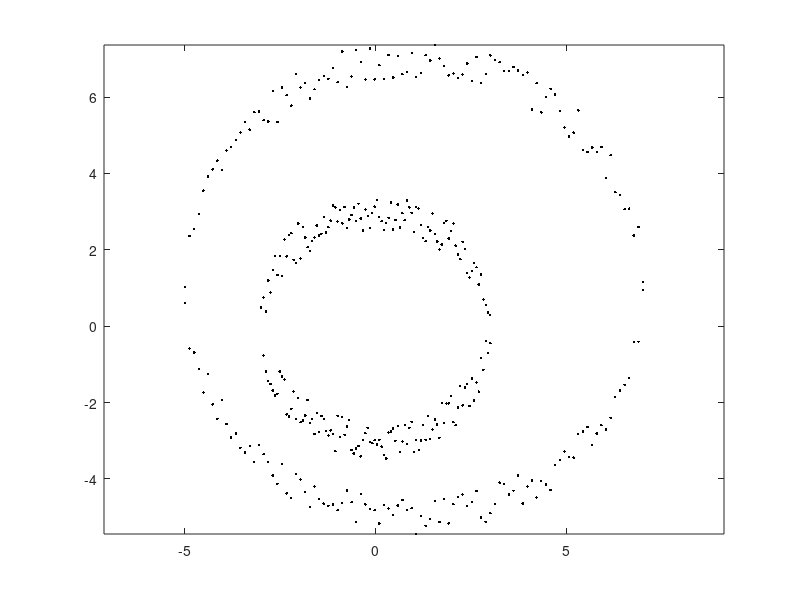

Here is the MATLAB script that generated this plot: (Note: this script raises an error after producing the figure.)
% Example 7.6.2
% "Introduction to Pattern Recognition: A MATLAB Approach"
% S. Theodoridis, A. Pikrakis, K. Koutroumbas, D. Cavouras

close('all');
clear;

% 1. Generate the data set X10
rand('seed',0)
R1=3; %Radius of the 1st circle
R2=6; %Radius of the 2nd circle
center=[0 0; 1 1]'; % Centers of the circles (in columns)
n_points=[200 200]; %Number of points per cluster
step1=2*R1/(n_points(1)/2-1);
step2=2*R2/(n_points(2)/2-1);
% Points around the first circle
X10=[];
for x=-R1+center(1,1):step1:R1+center(1,1)
    y=sqrt(R1^2-(x-center(1,1))^2);
    X10=[X10; x center(2,1)+y+rand-.5; x center(2,1)-y+rand-.5];
end
% Points around the second circle
for x=-R2+center(1,2):step2:R2+center(1,2)
    y=sqrt(R2^2-(x-center(1,2))^2);
    X10=[X10; x center(2,2)+y+rand-.5; x center(2,2)-y+rand-.5];
end

% Plot the data set
X12=X10';
[l,N]=size(X12);
figure(1), plot(X12(1,:),X12(2,:),'k.')
figure(1), axis equal

% Compute the distance matrix for the data vectors of X12
for i=1:N
    for j=i+1:N
        dista(i,j)=distan(X12(:,i),X12(:,j));
        dista(j,i)=dista(i,j);
    end
end

% Stack the computed distances to a data vector
dist_vec=[];
for i=1:N-1
    dist_vec=[dist_vec dista(i,i+1:N)];
end

% Apply the single link algorithm on X12 and draw the corresponding
% dissimilarity dendrogram
Z=linkage(dist_vec,'single');
[bel,thres]=agglom(dista,1); % 1 for single, 2 for complete link
figure(2), dendrogram(Z);

k=2;
IDX = bel(:,k);

% plot 
figure,
hold on;
data=X12';
for i=1:size(IDX,1)
    if IDX(i,1) == 1
        plot(data(i,1),data(i,2),'m+');
    elseif IDX(i,1) == 2
        plot(data(i,1),data(i,2),'g+');
    elseif IDX(i,1) == 3
        plot(data(i,1),data(i,2),'b+');
    elseif IDX(i,1) == 4
        plot(data(i,1),data(i,2),'r+');        
    end
end
hold off;
title('Clustering Results using single link');
grid on;shg

